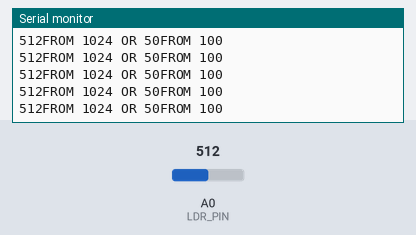
This sketch was run on a simulated ESP8266 (NodeMCU). On the bench: the last lines printed to the serial monitor. Inputs (shaded band) come from the test bench; at power-on: A0 (LDR_PIN) = 512.

Above: at 1.2 s.
1.3 s: A0 (LDR_PIN) set to 107
At 2.2 s:
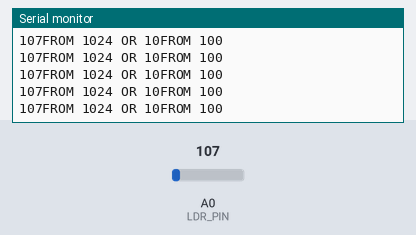
2.8 s: A0 (LDR_PIN) set to 102
At 3.3 s:
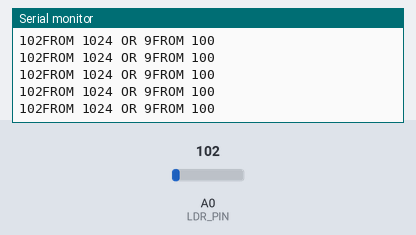
Timing chart, 0 to 5.8 s (numbered marks = the images above; inputs shaded):
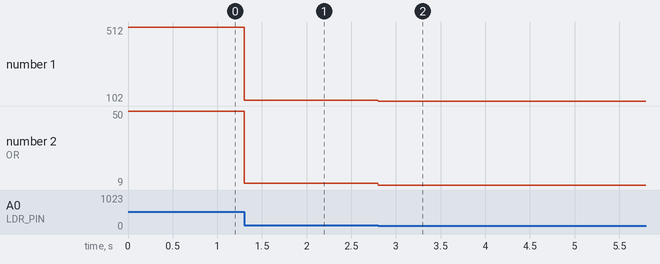

The sketch:

Arduino_P1.ino
```cpp
#define BUZZER_PIN D0
#define LED_PIN D1
#define LDR_PIN A0


void setup() {
  // put your setup code here, to run once:
  Serial.begin(115200);
//  pinMode(BUZZER_PIN, OUTPUT); // Here BUZZER is determined as an output or an indicator.
//  pinMode(LED_PIN, OUTPUT); // Here LED is determined as an output or an indicator.
  pinMode(LDR_PIN, INPUT); // Here LDR sensor is determined as input.
}


int ldrStatus = 0;
void loop() {
  // put your main code here, to run repeatedly:
  int ldrStatus_1024 = analogRead(LDR_PIN);
  int ldrStatus_100 = (ldrStatus_1024*100)/1024;
  Serial.print(ldrStatus_1024);
  Serial.print("FROM 1024 OR ");
  Serial.print(ldrStatus_100);
  Serial.println("FROM 100");
}
```

Measured:
- after the input at 1.3 s, the serial monitor: prints a new line at once (image 1)
- after the input at 2.8 s, the serial monitor: prints a new line at once (image 2)
- plotted number 1: 512 → 107 after the input at 1.3 s, 107 → 102 after the input at 2.8 s
- plotted number 2: 50 → 10 after the input at 1.3 s, 10 → 9 after the input at 2.8 s
